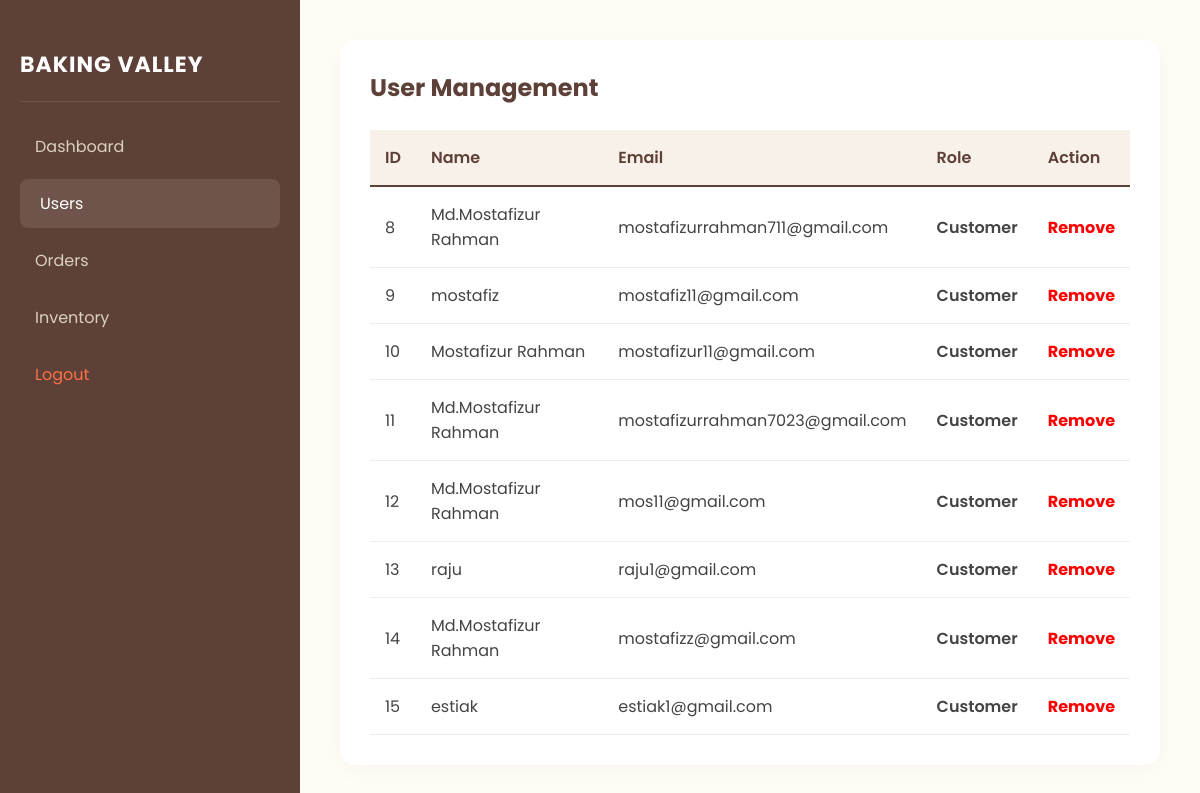
The page /View/manage_users.php (signed in) on the database its author committed.
### tables this page shows
CREATE TABLE `users` (
  `id` int(11) NOT NULL,
  `username` varchar(100) NOT NULL,
  `email` varchar(100) NOT NULL,
  `password` varchar(255) NOT NULL,
  `role` enum('Admin','Customer') NOT NULL DEFAULT 'Customer',
  `created_at` timestamp NOT NULL DEFAULT current_timestamp()
);

### View/manage_users.php (the view, shortened to what this page needs)
<?php include '../Model/db.php'; session_start();
?>
<!DOCTYPE html>
<html>
<head>
    <link rel="stylesheet" href="../admin_style.css">
</head>
<body>
    <div class="sidebar">
        <h2>BAKING VALLEY</h2>
        <a href="admin.php">Dashboard</a>
        <a href="manage_users.php" class="active">Users</a>
        <a href="customer_orders.php">Orders</a>
        <a href="manage_inventory.php">Inventory</a>
        <a href="../Controller/logout.php" style="color:#ff7043">Logout</a>
    </div>
    <div class="main">
        <div class="card">
            <h2>User Management</h2>
            <table>
                <tr>
                    <th>ID</th>
                    <th>Name</th>
                    <th>Email</th>
                    <th>Role</th>
                    <th>Action</th>
                </tr>
                <?php
                $res = mysqli_query($conn, "SELECT * FROM users WHERE role != 'Admin'");
                while($row = mysqli_fetch_assoc($res)) { ?>
                    <tr>
                        <td><?php echo $row['id']; ?></td>
                        <td><?php echo $row['username']; ?></td>
                        <td><?php echo $row['email']; ?></td>
                        <td><b><?php echo $row['role']; ?></b></td>
                     <td>
    <a href="../Controller/remove_user.php?id=<?php echo $row['id']; ?>"
       onclick="return confirm('Are you sure you want to remove this user?')"
       style="color: red; text-decoration: none; font-weight: bold;">
       Remove
    </a>
</td>
                    </tr>
                <?php } ?>
            </table>
        </div>
    </div>
</body>
</html>

### admin_style.css (style rules this page uses)
:root { --primary: #5d4037; --primary-hover: #4a332c; --bg: #fffcf5; --white: #ffffff; --border: #eeeeee; --text-muted: #dcd0c0; }
body { display: flex; margin: 0; font-family: 'Poppins', sans-serif; background: var(--bg); }
.sidebar { width: 260px; background: var(--primary); color: white; min-height: 100vh; padding: 30px 20px; position: fixed; }
.sidebar h2 { font-size: 22px; border-bottom: 1px solid rgba(255,255,255,0.1); padding-bottom: 20px; margin-bottom: 20px; letter-spacing: 1px; }
.sidebar a { display: block; color: var(--text-muted); padding: 12px 15px; text-decoration: none; border-radius: 8px; margin-bottom: 8px; transition: all 0.3s ease; }
.sidebar a:hover, .sidebar a.active { background: rgba(255,255,255,0.1); color: white; padding-left: 20px; }
.main { margin-left: 300px; padding: 40px; width: calc(100% - 300px); }
.card { background: var(--white); padding: 30px; border-radius: 15px; box-shadow: 0 5px 25px rgba(0,0,0,0.03); margin-bottom: 30px; }
.card h2 { color: var(--primary); margin-top: 0; margin-bottom: 25px; font-size: 24px; }
table { width: 100%; border-collapse: collapse; }
th { background: #f8f1e9; color: var(--primary); text-align: left; padding: 15px; font-weight: 600; border-bottom: 2px solid var(--primary); }
td { padding: 15px; border-bottom: 1px solid var(--border); color: #444; vertical-align: middle; }
b { font-weight: 600; }

### rows shown on the page
users: id "8", username "Md.Mostafizur Rahman", email "mostafizurrahman711@gmail.com", role "Customer"
users: id "9", username "mostafiz", email "mostafiz11@gmail.com", role "Customer"
users: id "10", username "Mostafizur Rahman", email "mostafizur11@gmail.com", role "Customer"
users: id "11", username "Md.Mostafizur Rahman", email "mostafizurrahman7023@gmail.com", role "Customer"
users: id "12", username "Md.Mostafizur Rahman", email "mos11@gmail.com", role "Customer"
users: id "13", username "raju", email "raju1@gmail.com", role "Customer"
users: id "14", username "Md.Mostafizur Rahman", email "mostafizz@gmail.com", role "Customer"
users: id "15", username "estiak", email "estiak1@gmail.com", role "Customer"
